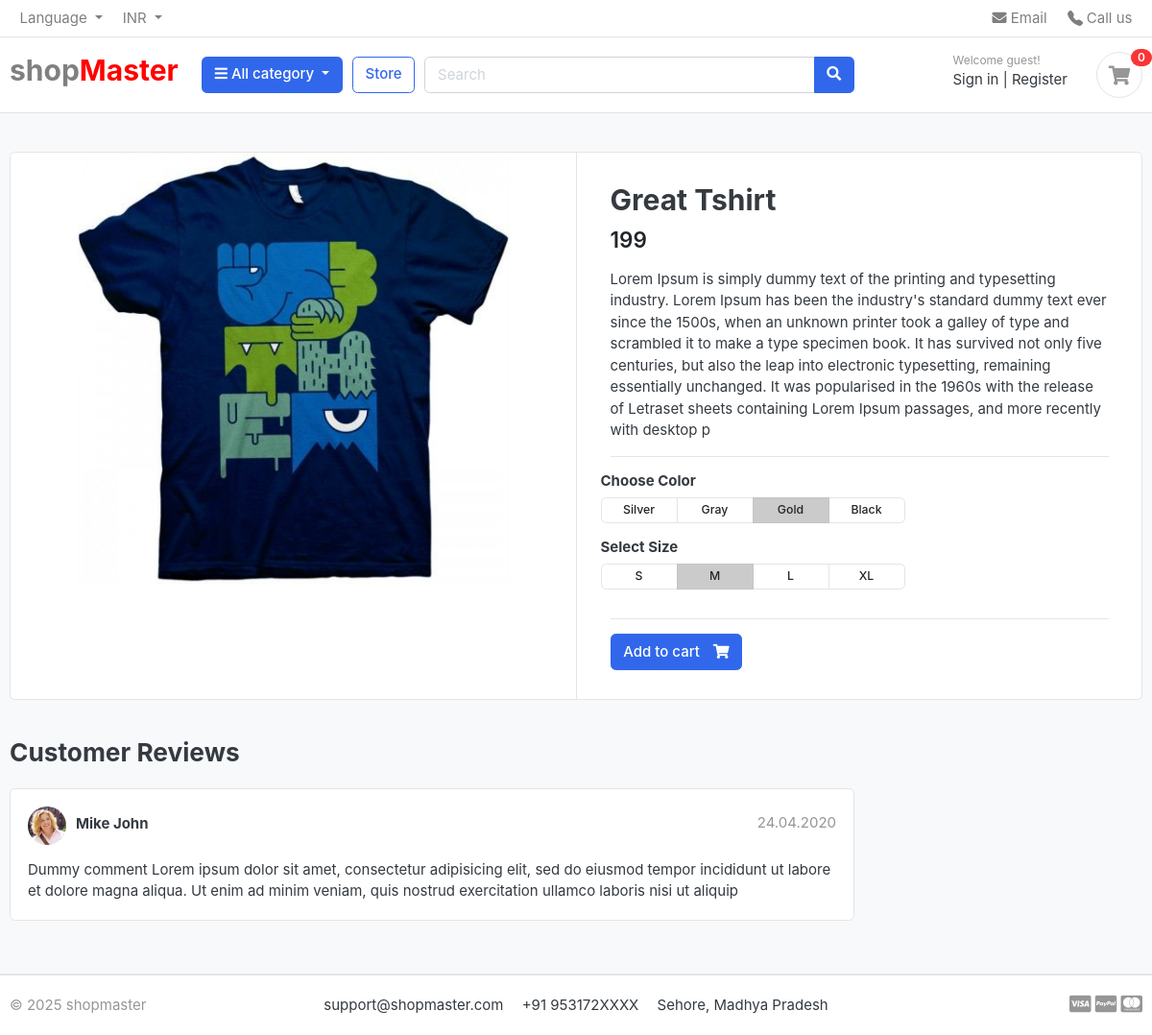
The app's page /store/t-shirts/great-tshirt/, older data.
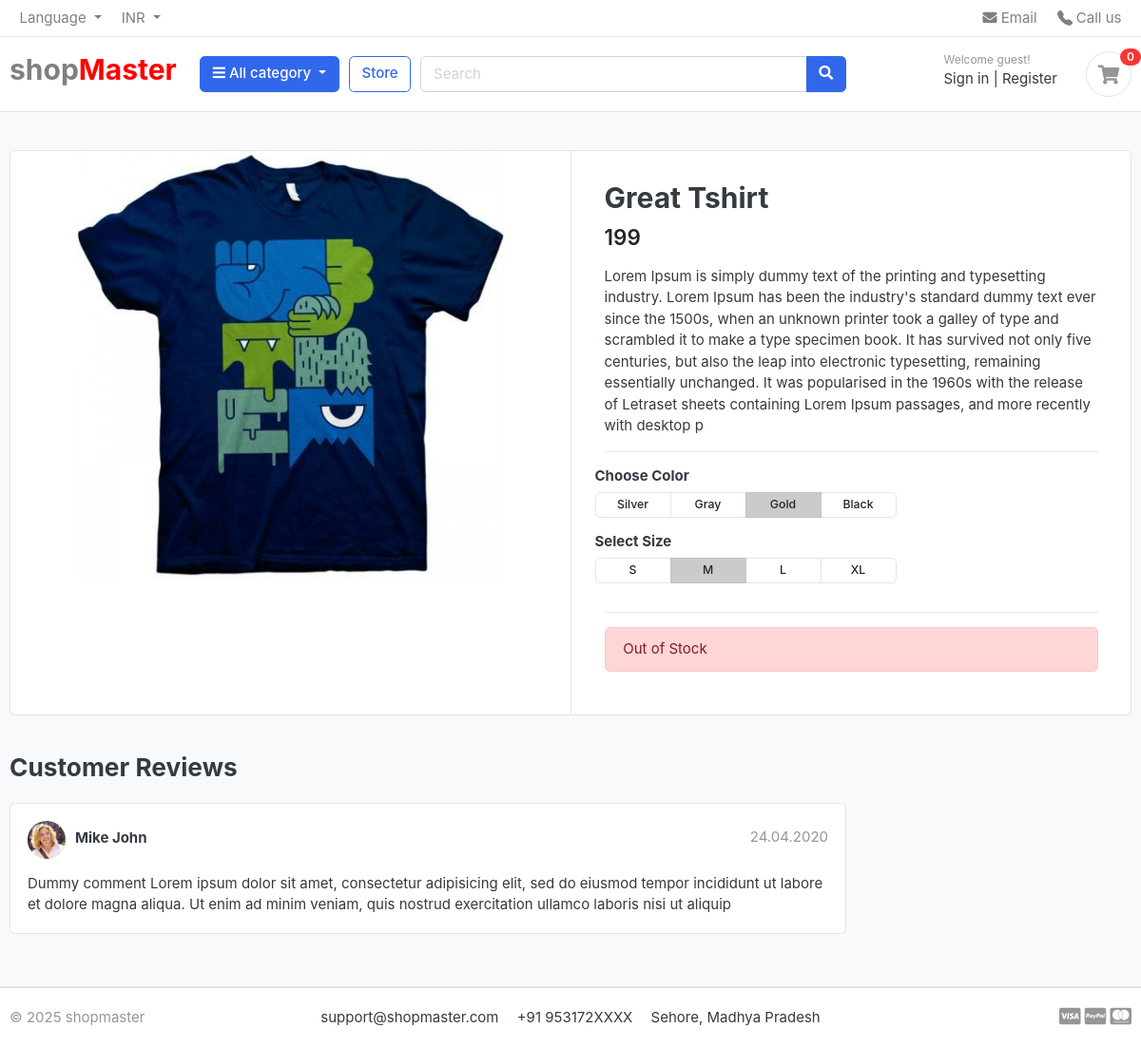
The same page, newer data.
### store/views.py (the view)
# urls.py: path('<slug:category_slug>/<slug:product_slug>/', views.product_detail, name='product_detail'),
def product_detail(request, category_slug, product_slug):
    try:
        single_product = Product.objects.get(category__slug=category_slug, slug=product_slug)
    except Exception as e:
        raise e
    context = {
        'single_product': single_product,
    }
    return render(request, 'store/product_detail.html', context)

### category/context_processors.py (called while the page is built)
def menu_links(request):
    links = Category.objects.all()
    return dict(links=links)

### category/models.py (called while the page is built)
    def get_url(self):
        return reverse('product_by_category', args=[self.slug])

### templates/store/product_detail.html
{% extends 'base.html' %}
{% load static %}
{% block content %}
  <section class="section-content padding-y bg">
    <div class="container">
      <div class="card">
        <div class="row no-gutters">
          <aside class="col-md-6">
            <article class="gallery-wrap">
              <div class="img-big-wrap">
                <a href="#"><img src="{{ single_product.images.url }}" /></a>
              </div>
            </article>
          </aside>
          <main class="col-md-6 border-left">
            <article class="content-body">
              <h2 class="title">{{ single_product.product_name }}</h2>
              <div class="mb-3">
                <var class="price h4">{{ single_product.price }}</var>
              </div>
              <p>{{ single_product.description }}</p>
              <hr />
              <div class="row">
                <div class="item-option-select">
                  <h6>Choose Color</h6>
                  <div class="btn-group btn-group-sm btn-group-toggle" data-toggle="buttons">
                    <label class="btn btn-light"><input type="radio" name="radio_color" />Silver</label>
                    <label class="btn btn-light"><input type="radio" name="radio_color" />Gray</label>
                    <label class="btn btn-light active"><input type="radio" name="radio_color checked" />Gold</label>
                    <label class="btn btn-light"><input type="radio" name="radio_color" />Black</label>
                  </div>
                </div>
              </div>
              <div class="row">
                <div class="item-option-select">
                  <h6>Select Size</h6>
                  <div class="btn-group btn-group-sm btn-group-toggle" data-toggle="buttons">
                    <label class="btn btn-light"><input type="radio" name="radio_color" />S</label>
                    <label class="btn btn-light active"><input type="radio" name="radio_color" checked />M</label>
                    <label class="btn btn-light"><input type="radio" name="radio_color" />L</label>
                    <label class="btn btn-light"><input type="radio" name="radio_color" />XL</label>
                  </div>
                </div>
              </div>
              <hr />
              {% if single_product.stock <= 0 %}
                <div class="alert alert-danger" role="alert">Out of Stock</div>
              {% else %}
                <a href="./product-detail.html" class="btn btn-primary"><span class="text">Add to cart</span> <i class="fas fa-shopping-cart"></i></a>
              {% endif %}
            </article>
          </main>
        </div>
      </div>
      <br />
      <div class="row">
        <div class="col-md-9">
          <header class="section-heading">
            <h3>Customer Reviews</h3>
          </header>
          <article class="box mb-3">
            <div class="icontext w-100">
              <img src="{% static './images/avatars/avatar1.jpg' %}" class="img-xs icon rounded-circle" />
              <div class="text">
                <span class="date text-muted float-md-right">24.04.2020</span>
                <h6 class="mb-1">Mike John</h6>
              </div>
            </div>
            <div class="mt-3">
              <p>Dummy comment Lorem ipsum dolor sit amet, consectetur adipisicing elit, sed do eiusmod tempor incididunt ut labore et dolore magna aliqua. Ut enim ad minim veniam, quis nostrud exercitation ullamco laboris nisi ut aliquip</p>
            </div>
          </article>
        </div>
      </div>
    </div>
  </section>
{% endblock %}

Row changes from the older to the newer data that the page shows:
changed Product "Great Tshirt": stock 100 → 0 (drawn)
Text that changed along with them:
text no longer shown: "Add to cart"
text now shown: "Out of Stock"
